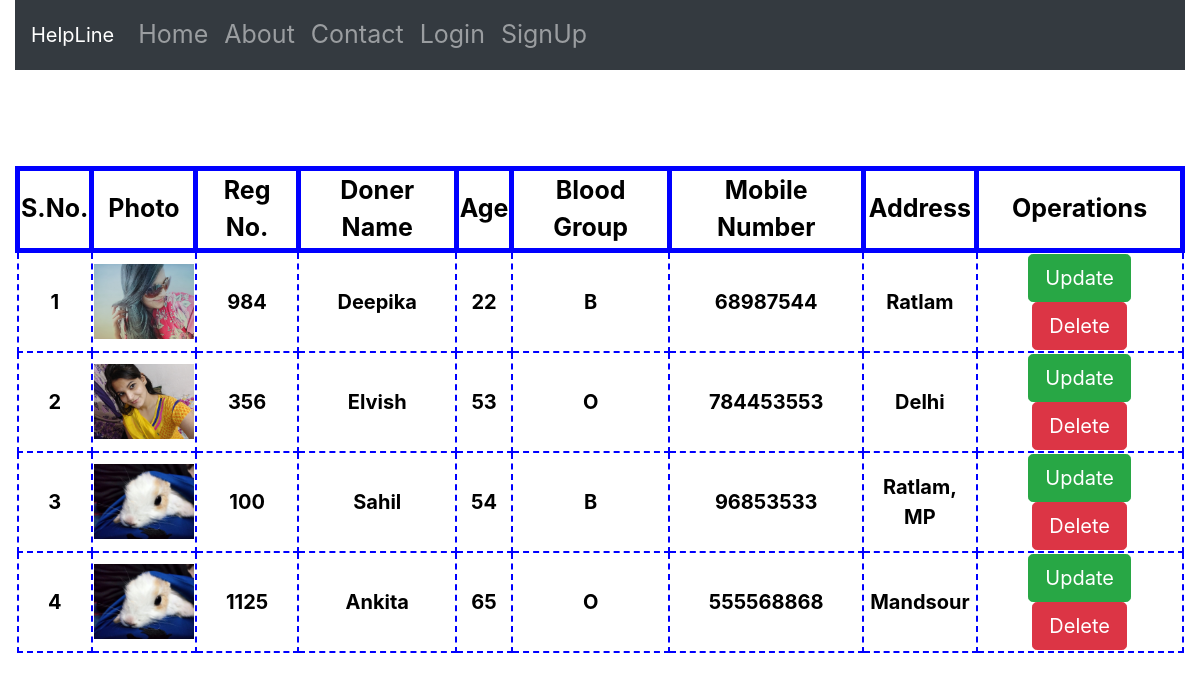
Screenshot of /donorurl/ with the database file from the repository.
### app1/models.py (models this page shows)
class Donor(models.Model):
    blood_group=(('A','A'),('B','B'),('AB','AB'),('O','O'))
    name=models.CharField(max_length=225)
    age=models.IntegerField()
    mobile=models.IntegerField()
    bloodgroup=models.CharField(max_length=2,choices=blood_group)
    address=models.CharField(max_length=225)
    regno = models.IntegerField()
    photo=models.ImageField(upload_to='upload')

### app1/views.py (the view)
# urls.py: path('donorurl/',views.DonorInfo,name="donortab"),
def DonorInfo(request):
    doners=Donor.objects.all() #select * from Donor
    return render(request,'app1/donor_info.html',{'doners':doners})

### templates/app1/donor_info.html (shortened to what this page needs)
{%extends 'app1/index.html'%}
{%load static%}
{%block content%}
<div class="container-fluid">
<table class="table-hover">
{% if doners %}
   <tr>
  <th>S.No.</th><th>Photo</th><th>Reg No.</th><th>Doner Name</th><th>Age</th><th>Blood Group</th><th>Mobile Number</th><th>Address</th><th>Operations</th>
   </tr>
   {%for i in doners %}
   <tr>
     <td>{{forloop.counter}}</td>
     <td><img src="{{i.photo.url}}" alt="" width="100"></td>    <td>{{i.regno}}</td>
     <td>{{i.name}}</td>
     <td>{{i.age}}</td>
     <td>{{i.bloodgroup}}</td>   <td>{{i.mobile}}</td>  <td>{{i.address}}</td>
    <td><a href="/donorupdateurl/{{i.id}}" class="btn btn-success btn-lg">Update</a>      <a href="/donordeleteurl/{{i.id}}" class="btn btn-danger btn-lg">Delete</a></td>
   </tr><br>
   {%endfor%}
   {%else%}
   No record found
</table>
{%endif%}
</div>
{%endblock%}

### templates/app1/index.html (shortened to what this page needs)
{% load static %}
<!DOCTYPE html>
<html lang="en">
<head>
  <link rel="stylesheet" href="https://maxcdn.bootstrapcdn.com/bootstrap/4.5.2/css/bootstrap.min.css">
</head>
<body>
  <div class="container-fluid">
<nav class="navbar navbar-expand-sm bg-dark navbar-dark">
  <a class="navbar-brand" href="#">HelpLine</a>
  <ul class="navbar-nav">
    <li class="nav-item">
      <a class="nav-link" href="/">Home</a>
    </li>
    <li class="nav-item">
      <a class="nav-link" href="#">About</a>
    </li>
    <li class="nav-item">
      <a class="nav-link" href="#">Contact</a>
    </li>
    {% if not user.is_authenticated%}
    <li class="nav-item">
      <a class="nav-link" href="/accounts/login/">Login</a>
    </li>
    <li class="nav-item">
      <a class="nav-link" href="/registration">SignUp</a>
    </li>
    {%endif%}
  </ul>
</nav>
</div>
{%block content%}{%endblock%}
</body>
</html>

### templates/app1/index.html (style rules this page uses)
ul li { font-size:25px; color:green; }

### templates/app1/donor_info.html (style rules this page uses)
table { width: 100%; height: 100%; color:black; text-align: center; }
th { font-size: 25px; border: 5px solid blue; }
td { font-weight: bold; font-size:20px; border: 2px dashed blue; color:navy blue; }

### rows the page displays
Donor: photo (picture), regno "984", name "Deepika", age "22", bloodgroup "B", mobile "68987544", address "Ratlam"
Donor: photo (picture), regno "356", name "Elvish", age "53", bloodgroup "O", mobile "784453553", address "Delhi"
Donor: photo (picture), regno "100", name "Sahil", age "54", bloodgroup "B", mobile "96853533", address "Ratlam, MP"
Donor: photo (picture), regno "1125", name "Ankita", age "65", bloodgroup "O", mobile "555568868", address "Mandsour"
